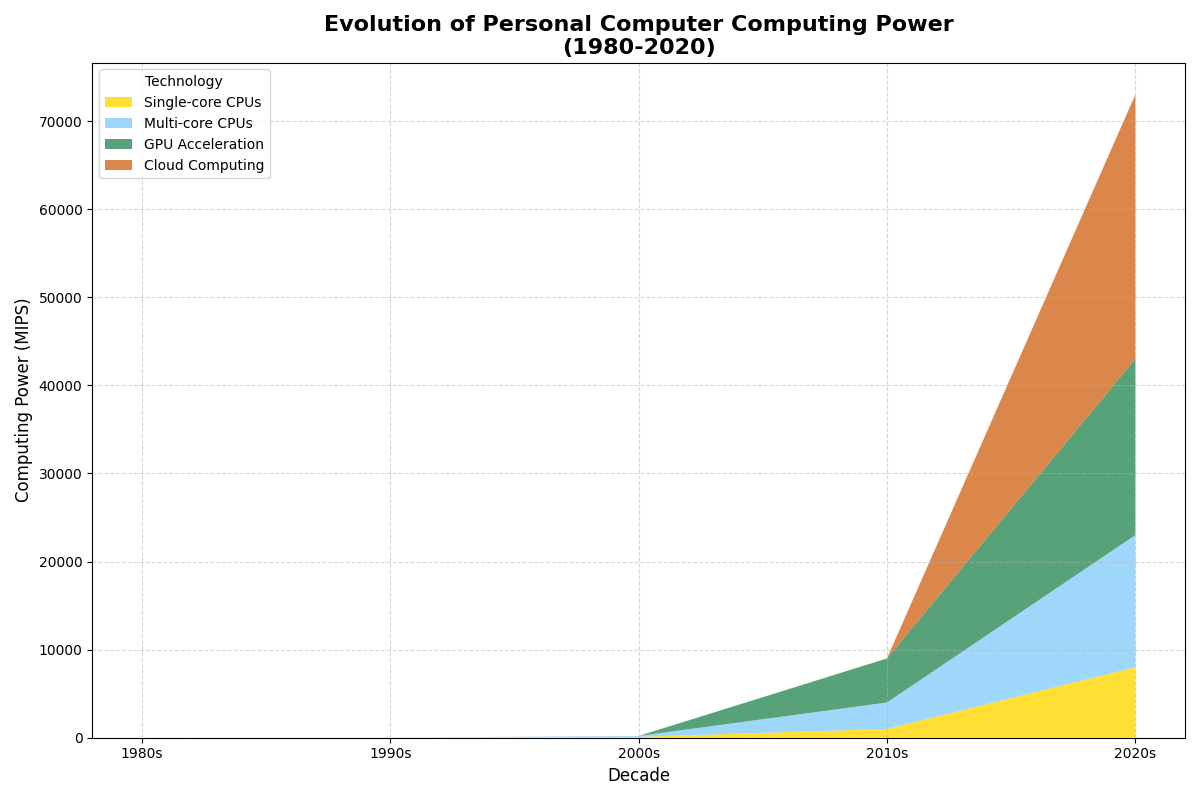

Python code for this plot:
import matplotlib.pyplot as plt
import numpy as np

# Backstory: This chart depicts the progressive evolution of the computing power of personal computers (PCs) over four decades,
# illustrating how advancements in chip technology and system architecture have exponentially increased the capabilities
# of mainstream PCs available to consumers.

# Define the decades from 1980 to 2020
decades = np.array([1980, 1990, 2000, 2010, 2020])

# Computing power in millions of instructions per second (MIPS)
single_core_mips = np.array([1, 10, 100, 1000, 8000])
multi_core_mips = np.array([0, 0, 100, 3000, 15000])
gpu_acceleration_mips = np.array([0, 0, 0, 5000, 20000])
cloud_computing_mips = np.array([0, 0, 0, 0, 30000])

# Create a stacked area plot
fig, ax = plt.subplots(figsize=(12, 8))
ax.stackplot(decades, single_core_mips, multi_core_mips, gpu_acceleration_mips, cloud_computing_mips,
             labels=['Single-core CPUs', 'Multi-core CPUs', 'GPU Acceleration', 'Cloud Computing'],
             colors=['#FFD700', '#87CEFA', '#2E8B57', '#D2691E'],
             alpha=0.8)

# Set plot title and labels
ax.set_title('Evolution of Personal Computer Computing Power\n(1980-2020)', fontsize=16, fontweight='bold')
ax.set_xlabel('Decade', fontsize=12)
ax.set_ylabel('Computing Power (MIPS)', fontsize=12)

# Add a legend to the plot
ax.legend(loc='upper left', title='Technology')

# Format the x-axis to display decades nicely
ax.set_xticks(decades)
ax.set_xticklabels([f"{decade}s" for decade in decades], fontsize=10)

# Add grid lines for better readability
ax.grid(True, linestyle='--', alpha=0.5)

# Automatically adjust subplot parameters to give specified padding
plt.tight_layout()

# Display the plot
plt.show()
